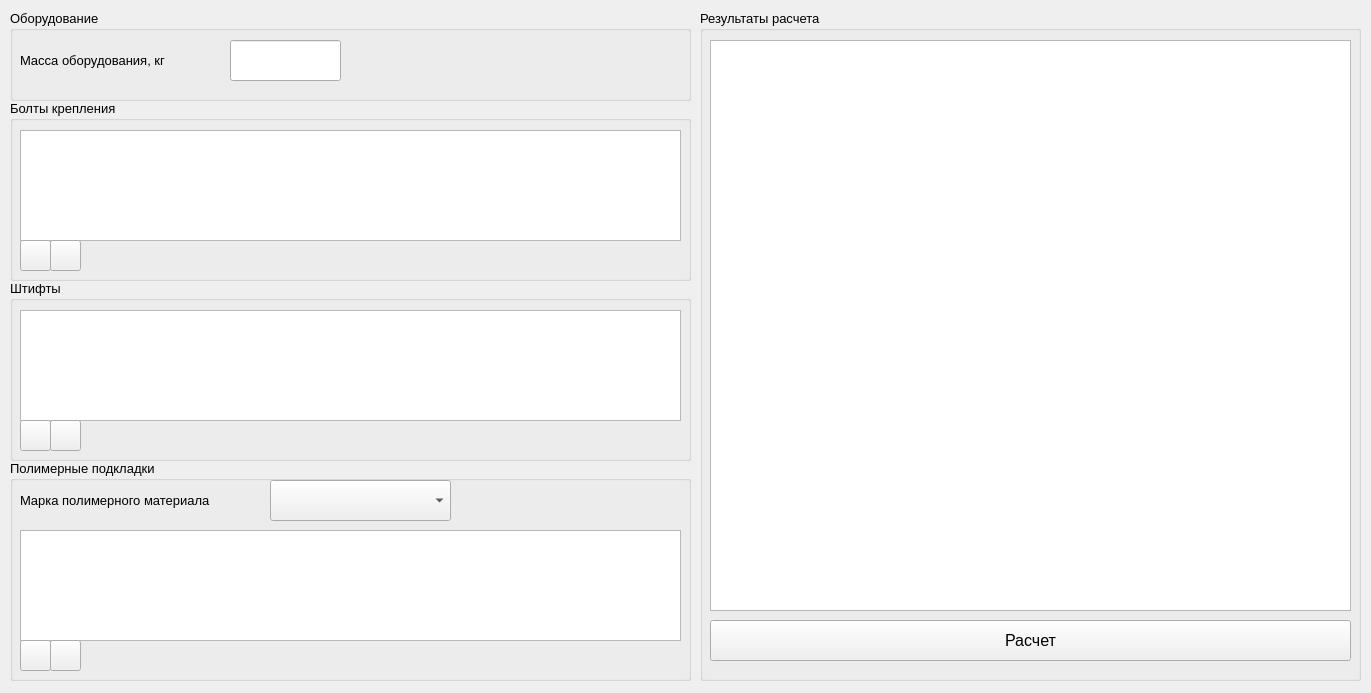
<?xml version="1.0" encoding="UTF-8"?>
<ui version="4.0">
 <class>Form</class>
 <widget class="QWidget" name="Form">
  <property name="geometry">
   <rect>
    <x>0</x>
    <y>0</y>
    <width>1371</width>
    <height>693</height>
   </rect>
  </property>
  <property name="maximumSize">
   <size>
    <width>1000000</width>
    <height>1000000</height>
   </size>
  </property>
  <property name="windowTitle">
   <string>Form</string>
  </property>
  <widget class="QGroupBox" name="PinSets_2">
   <property name="geometry">
    <rect>
     <x>10</x>
     <y>280</y>
     <width>681</width>
     <height>181</height>
    </rect>
   </property>
   <property name="font">
    <font>
     <family>Arial</family>
     <pointsize>10</pointsize>
    </font>
   </property>
   <property name="title">
    <string>Штифты</string>
   </property>
   <widget class="QTableWidget" name="PinSets">
    <property name="geometry">
     <rect>
      <x>10</x>
      <y>30</y>
      <width>661</width>
      <height>111</height>
     </rect>
    </property>
   </widget>
   <widget class="QPushButton" name="PinDelBtn">
    <property name="geometry">
     <rect>
      <x>40</x>
      <y>140</y>
      <width>31</width>
      <height>31</height>
     </rect>
    </property>
    <property name="text">
     <string/>
    </property>
   </widget>
   <widget class="QPushButton" name="PinAddBtn">
    <property name="geometry">
     <rect>
      <x>10</x>
      <y>140</y>
      <width>31</width>
      <height>31</height>
     </rect>
    </property>
    <property name="text">
     <string/>
    </property>
   </widget>
  </widget>
  <widget class="QGroupBox" name="BoltSets_2">
   <property name="geometry">
    <rect>
     <x>10</x>
     <y>100</y>
     <width>681</width>
     <height>181</height>
    </rect>
   </property>
   <property name="font">
    <font>
     <family>Arial</family>
     <pointsize>10</pointsize>
    </font>
   </property>
   <property name="title">
    <string>Болты крепления</string>
   </property>
   <widget class="QTableWidget" name="BoltSets">
    <property name="geometry">
     <rect>
      <x>10</x>
      <y>30</y>
      <width>661</width>
      <height>111</height>
     </rect>
    </property>
    <attribute name="horizontalHeaderCascadingSectionResizes">
     <bool>false</bool>
    </attribute>
   </widget>
   <widget class="QPushButton" name="BoltAddBtn">
    <property name="geometry">
     <rect>
      <x>10</x>
      <y>140</y>
      <width>31</width>
      <height>31</height>
     </rect>
    </property>
    <property name="text">
     <string/>
    </property>
   </widget>
   <widget class="QPushButton" name="BoltDelBtn">
    <property name="geometry">
     <rect>
      <x>40</x>
      <y>140</y>
      <width>31</width>
      <height>31</height>
     </rect>
    </property>
    <property name="text">
     <string/>
    </property>
   </widget>
  </widget>
  <widget class="QGroupBox" name="EquipGroup">
   <property name="geometry">
    <rect>
     <x>10</x>
     <y>10</y>
     <width>681</width>
     <height>91</height>
    </rect>
   </property>
   <property name="font">
    <font>
     <family>Arial</family>
     <pointsize>10</pointsize>
    </font>
   </property>
   <property name="title">
    <string>Оборудование</string>
   </property>
   <widget class="QLabel" name="MassLbl">
    <property name="geometry">
     <rect>
      <x>10</x>
      <y>30</y>
      <width>211</width>
      <height>41</height>
     </rect>
    </property>
    <property name="text">
     <string>Масса оборудования, кг</string>
    </property>
    <property name="textFormat">
     <enum>Qt::AutoText</enum>
    </property>
   </widget>
   <widget class="QLineEdit" name="MassEntr">
    <property name="geometry">
     <rect>
      <x>220</x>
      <y>30</y>
      <width>111</width>
      <height>41</height>
     </rect>
    </property>
    <property name="font">
     <font>
      <pointsize>12</pointsize>
     </font>
    </property>
   </widget>
  </widget>
  <widget class="QGroupBox" name="Result">
   <property name="geometry">
    <rect>
     <x>700</x>
     <y>10</y>
     <width>661</width>
     <height>671</height>
    </rect>
   </property>
   <property name="font">
    <font>
     <family>Arial</family>
     <pointsize>10</pointsize>
    </font>
   </property>
   <property name="title">
    <string>Результаты расчета</string>
   </property>
   <widget class="QPushButton" name="CalcBtn">
    <property name="geometry">
     <rect>
      <x>10</x>
      <y>610</y>
      <width>641</width>
      <height>41</height>
     </rect>
    </property>
    <property name="font">
     <font>
      <family>Arial</family>
      <pointsize>12</pointsize>
     </font>
    </property>
    <property name="text">
     <string>Расчет</string>
    </property>
   </widget>
   <widget class="QTableWidget" name="ResultCalc">
    <property name="geometry">
     <rect>
      <x>10</x>
      <y>30</y>
      <width>641</width>
      <height>571</height>
     </rect>
    </property>
   </widget>
  </widget>
  <widget class="QGroupBox" name="ResinSets_2">
   <property name="geometry">
    <rect>
     <x>10</x>
     <y>460</y>
     <width>681</width>
     <height>221</height>
    </rect>
   </property>
   <property name="font">
    <font>
     <family>Arial</family>
     <pointsize>10</pointsize>
    </font>
   </property>
   <property name="title">
    <string>Полимерные подкладки</string>
   </property>
   <widget class="QTableWidget" name="ResinSets">
    <property name="geometry">
     <rect>
      <x>10</x>
      <y>70</y>
      <width>661</width>
      <height>111</height>
     </rect>
    </property>
   </widget>
   <widget class="QComboBox" name="ResinType">
    <property name="geometry">
     <rect>
      <x>260</x>
      <y>20</y>
      <width>181</width>
      <height>41</height>
     </rect>
    </property>
   </widget>
   <widget class="QLabel" name="ResinTypeLbl">
    <property name="geometry">
     <rect>
      <x>10</x>
      <y>20</y>
      <width>241</width>
      <height>41</height>
     </rect>
    </property>
    <property name="text">
     <string>Марка полимерного материала</string>
    </property>
   </widget>
   <widget class="QPushButton" name="ResinAddBtn">
    <property name="geometry">
     <rect>
      <x>10</x>
      <y>180</y>
      <width>31</width>
      <height>31</height>
     </rect>
    </property>
    <property name="text">
     <string/>
    </property>
   </widget>
   <widget class="QPushButton" name="ResinDelBtn">
    <property name="geometry">
     <rect>
      <x>40</x>
      <y>180</y>
      <width>31</width>
      <height>31</height>
     </rect>
    </property>
    <property name="text">
     <string/>
    </property>
   </widget>
  </widget>
 </widget>
 <resources/>
 <connections/>
</ui>
